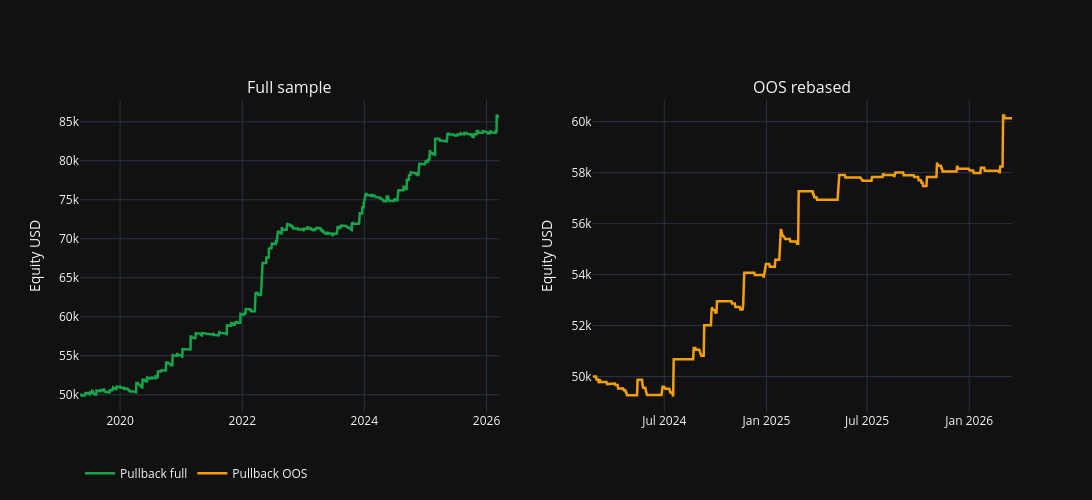

Here is the notebook cell this chart was saved with:
### Code cell
raw_1m = load_symbol_data(SYMBOL, input_paths={SYMBOL: dataset_path})
raw_1m["timestamp"] = pd.to_datetime(raw_1m["timestamp"], errors="coerce")
bars_1h = resample_rth_1h(raw_1m)
bars_1h["timestamp"] = pd.to_datetime(bars_1h["timestamp"], errors="coerce")
bars_1h["session_date"] = pd.to_datetime(bars_1h["timestamp"]).dt.date
all_sessions = normalize_sessions(sorted(pd.to_datetime(bars_1h["session_date"]).dt.date.unique()))
is_sessions_raw, oos_sessions_raw = split_sessions(bars_1h[["session_date"]].copy(), ratio=IS_FRACTION)
is_sessions = normalize_sessions(is_sessions_raw)
oos_sessions = normalize_sessions(oos_sessions_raw)
features_1h = prepare_volume_climax_pullback_v2_features(bars_1h)

display(Markdown("## 1. Data et preparation 1h"))
display(pd.DataFrame(
    [
        {"item": "rows_1m", "value": f"{len(raw_1m):,}"},
        {"item": "rows_1h_rth", "value": f"{len(bars_1h):,}"},
        {"item": "sessions_all", "value": len(all_sessions)},
        {"item": "sessions_is", "value": len(is_sessions)},
        {"item": "sessions_oos", "value": len(oos_sessions)},
        {"item": "first_timestamp_1h", "value": str(bars_1h["timestamp"].min())},
        {"item": "last_timestamp_1h", "value": str(bars_1h["timestamp"].max())},
    ]
))

def make_pullback_variant(**overrides):
    payload = {
        "name": "client_pullback_retained",
        "family": "retained",
        "timeframe": "1h",
        "volume_quantile": PULLBACK_VOLUME_QUANTILE,
        "volume_lookback": PULLBACK_VOLUME_LOOKBACK,
        "min_body_fraction": PULLBACK_MIN_BODY_FRACTION,
        "min_range_atr": PULLBACK_MIN_RANGE_ATR,
        "trend_ema_window": None,
        "ema_slope_threshold": None,
        "atr_percentile_low": None,
        "atr_percentile_high": None,
        "compression_ratio_max": None,
        "entry_mode": PULLBACK_ENTRY_MODE,
        "pullback_fraction": PULLBACK_PULLBACK_FRACTION,
        "confirmation_window": PULLBACK_CONFIRMATION_WINDOW,
        "exit_mode": PULLBACK_EXIT_MODE,
        "rr_target": PULLBACK_RR_TARGET,
        "atr_target_multiple": PULLBACK_ATR_TARGET_MULTIPLE,
        "time_stop_bars": PULLBACK_TIME_STOP_BARS,
        "trailing_atr_multiple": PULLBACK_TRAILING_ATR_MULTIPLE,
        "session_overlay": "all_rth",
    }
    payload.update(overrides)
    return VolumeClimaxPullbackV2Variant(**payload)

def make_pullback_sizing(**overrides):
    payload = {
        "initial_capital_usd": INITIAL_CAPITAL_USD,
        "risk_pct": PULLBACK_RISK_PCT,
        "max_contracts": PULLBACK_MAX_CONTRACTS,
        "skip_trade_if_too_small": PULLBACK_SKIP_TRADE_IF_TOO_SMALL,
        "compound_realized_pnl": PULLBACK_COMPOUND_REALIZED_PNL,
    }
    payload.update(overrides)
    return RiskPercentPositionSizing(**payload)

def build_pullback_signal(variant):
    return build_volume_climax_pullback_v2_signal_frame(features_1h, variant)

def run_pullback_variant(variant, sizing, signal_df=None):
    signal_df = build_pullback_signal(variant) if signal_df is None else signal_df
    execution_model, instrument = build_execution_model_for_profile(symbol=SYMBOL, profile_name="repo_realistic")
    result = run_volume_climax_pullback_v2_backtest(
        signal_df=signal_df,
        variant=variant,
        execution_model=execution_model,
        instrument=instrument,
        position_sizing=sizing,
    )
    full_curve = daily_results_from_trades(result.trades, all_sessions, INITIAL_CAPITAL_USD)
    summary = summarize_strategy_scopes("Pullback retained", full_curve, result.trades, is_sessions, oos_sessions, INITIAL_CAPITAL_USD)
    return signal_df, result, full_curve, summary

retained_variant = make_pullback_variant()
retained_sizing = make_pullback_sizing()
pullback_signal_df, pullback_result, pullback_daily_full, pullback_summary = run_pullback_variant(retained_variant, retained_sizing)
pullback_trades = pullback_result.trades.copy()

display(Markdown("## 2. Reconstruction de la sleeve retenue"))
display(Markdown(
    "Par defaut, ce notebook reproduit l'alpha `dynamic_exit_atr_target_1p0_ts2_vq0p95_bf0p5_ra1p2` "
    "avec le sizing `risk_pct_0p0025__max_contracts_6__skip_trade_if_too_small_true`, c'est-a-dire la sleeve "
    "utilisee dans le notebook equal-weight client."
))
display(pd.DataFrame([asdict(retained_variant)]).T.rename(columns={0: "value"}))
display(pd.DataFrame([{
    "risk_pct": retained_sizing.risk_pct,
    "max_contracts": retained_sizing.max_contracts,
    "skip_trade_if_too_small": retained_sizing.skip_trade_if_too_small,
    "compound_realized_pnl": retained_sizing.compound_realized_pnl,
}]))
display(pullback_summary.round(3))

pullback_oos_curve = daily_results_from_trades(subset_trades(pullback_trades, oos_sessions), oos_sessions, INITIAL_CAPITAL_USD)
fig = make_subplots(rows=1, cols=2, subplot_titles=("Full sample", "OOS rebased"))
fig.add_trace(go.Scatter(x=pullback_daily_full["session_date"], y=pullback_daily_full["equity"], mode="lines", name="Pullback full", line=dict(color="#16a34a", width=2.5)), row=1, col=1)
fig.add_trace(go.Scatter(x=pullback_oos_curve["session_date"], y=pullback_oos_curve["equity"], mode="lines", name="Pullback OOS", line=dict(color="#f59e0b", width=2.5)), row=1, col=2)
fig.update_layout(template=PLOT_TEMPLATE, width=1350, height=500, legend=dict(orientation="h", y=-0.15))
fig.update_yaxes(title_text="Equity USD", row=1, col=1)
fig.update_yaxes(title_text="Equity USD", row=1, col=2)
fig.show()

display(Markdown("### Extrait des trades"))
display(pullback_trades.head(20))

### Figure 1 — Plotly figure (JSON) as saved in the notebook; plotly's stock layout.template omitted (floating-point values rounded to 4 significant figures; data arrays with more than 128 entries replaced by an {"elided": "..."} marker saying what was removed)
{"data": [{"line": {"color": "#16a34a", "width": 2.5}, "mode": "lines", "name": "Pullback full", "type": "scatter", "x": {"elided": "1747 str values"}, "xaxis": "x", "y": {"elided": "1747 float values"}, "yaxis": "y"}, {"line": {"color": "#f59e0b", "width": 2.5}, "mode": "lines", "name": "Pullback OOS", "type": "scatter", "x": {"elided": "525 str values"}, "xaxis": "x2", "y": {"elided": "525 float values"}, "yaxis": "y2"}], "layout": {"annotations": [{"font": {"size": 16}, "showarrow": false, "text": "Full sample", "x": 0.225, "xanchor": "center", "xref": "paper", "y": 1.0, "yanchor": "bottom", "yref": "paper"}, {"font": {"size": 16}, "showarrow": false, "text": "OOS rebased", "x": 0.775, "xanchor": "center", "xref": "paper", "y": 1.0, "yanchor": "bottom", "yref": "paper"}], "height": 500, "legend": {"orientation": "h", "y": -0.15}, "width": 1350, "xaxis": {"anchor": "y", "domain": [0.0, 0.45]}, "xaxis2": {"anchor": "y2", "domain": [0.55, 1.0]}, "yaxis": {"anchor": "x", "domain": [0.0, 1.0], "title": {"text": "Equity USD"}}, "yaxis2": {"anchor": "x2", "domain": [0.0, 1.0], "title": {"text": "Equity USD"}}}}
